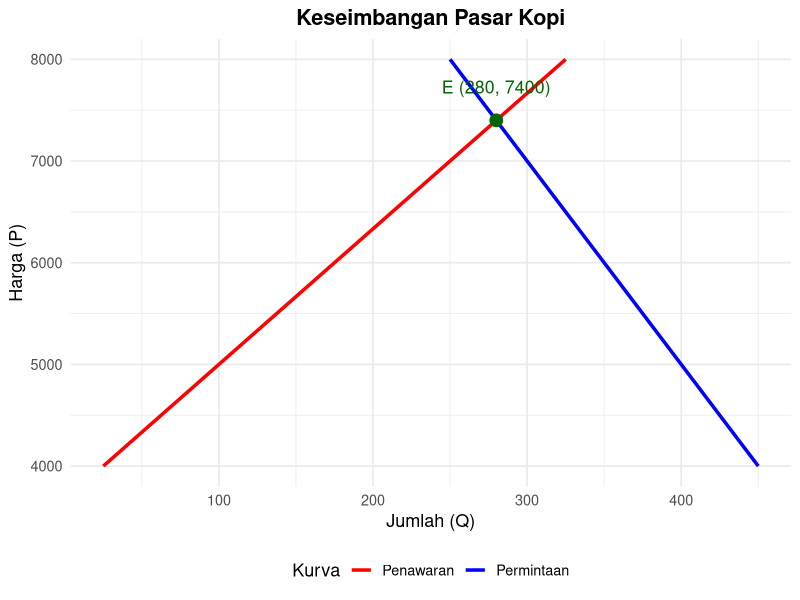

Reproduce this figure in R.
# ==============================
# Case : Keseimbangan Pasar Kopi
# ==============================
# Soal:
# Jika harga kopi Rp5.000 per sachet, konsumen membeli 400 sachet per hari.
# Jika harga naik menjadi Rp7.000, permintaan turun menjadi 300 sachet.
#
# Produsen:
# Jika harga Rp5.000, menjual 100 sachet.
# Jika harga Rp7.000, menjual 250 sachet.
#
# Pertanyaan:
# 1. Tentukan fungsi permintaan (Qd)
# 2. Tentukan fungsi penawaran (Qs)
# 3. Tentukan titik keseimbangan pasar
# 4. Visualisasikan dengan ggplot2
# ==============================

# Pastikan library ggplot2 sudah diinstal
library(ggplot2)

keseimbangan_pasar <- function() {
  # -------------------------------
  # Data awal
  # -------------------------------
  P1 <- 5000; Qd1 <- 400
  P2 <- 7000; Qd2 <- 300
  
  Ps1 <- 5000; Qs1 <- 100
  Ps2 <- 7000; Qs2 <- 250
  
  # -------------------------------
  # Fungsi permintaan dan penawaran
  # -------------------------------
  # Qd = a - bP
  b <- (Qd1 - Qd2) / (P2 - P1)
  a <- Qd1 + b * P1
  
  # Qs = c + dP
  d <- (Qs2 - Qs1) / (Ps2 - Ps1)
  c <- Qs1 - d * Ps1
  
  # -------------------------------
  # Titik keseimbangan
  # -------------------------------
  P_eq <- (a - c) / (b + d)
  Q_eq <- a - b * P_eq
  
  # Cetak hasil analisis
  cat("Fungsi Permintaan : Qd =", a, "-", b, "* P\n")
  cat("Fungsi Penawaran  : Qs =", c, "+", d, "* P\n\n")
  cat("Harga Keseimbangan (P*) =", round(P_eq, 2), "\n")
  cat("Jumlah Keseimbangan (Q*) =", round(Q_eq, 2), "\n")
  
  # -------------------------------
  # Buat data untuk visualisasi
  # -------------------------------
  P <- seq(4000, 8000, by = 100)
  Qd <- a - b * P
  Qs <- c + d * P
  
  data_plot <- data.frame(
    Harga = P,
    Qd = Qd,
    Qs = Qs
  )
  
  # Titik keseimbangan
  titik_eq <- data.frame(
    Harga = P_eq,
    Jumlah = Q_eq
  )
  
  # -------------------------------
  # Visualisasi dengan ggplot2
  # -------------------------------
  ggplot(data_plot, aes(x = Qd, y = Harga)) +
    geom_line(aes(y = Harga, x = Qd, color = "Permintaan"), size = 1.2) +
    geom_line(aes(y = Harga, x = Qs, color = "Penawaran"), size = 1.2) +
    geom_point(data = titik_eq, aes(x = Jumlah, y = Harga), 
               color = "darkgreen", size = 4) +
    geom_text(data = titik_eq, aes(x = Jumlah, y = Harga + 200, 
                                   label = paste0("E (", round(Jumlah, 1), ", ", round(Harga, 0), ")")),
              color = "darkgreen", vjust = -0.5, size = 4.5) +
    scale_color_manual(values = c("Permintaan" = "blue", "Penawaran" = "red")) +
    labs(
      title = "Keseimbangan Pasar Kopi",
      x = "Jumlah (Q)",
      y = "Harga (P)",
      color = "Kurva"
    ) +
    theme_minimal(base_size = 13) +
    theme(
      plot.title = element_text(face = "bold", hjust = 0.5),
      legend.position = "bottom"
    )
}

# Jalankan fungsi
keseimbangan_pasar()
